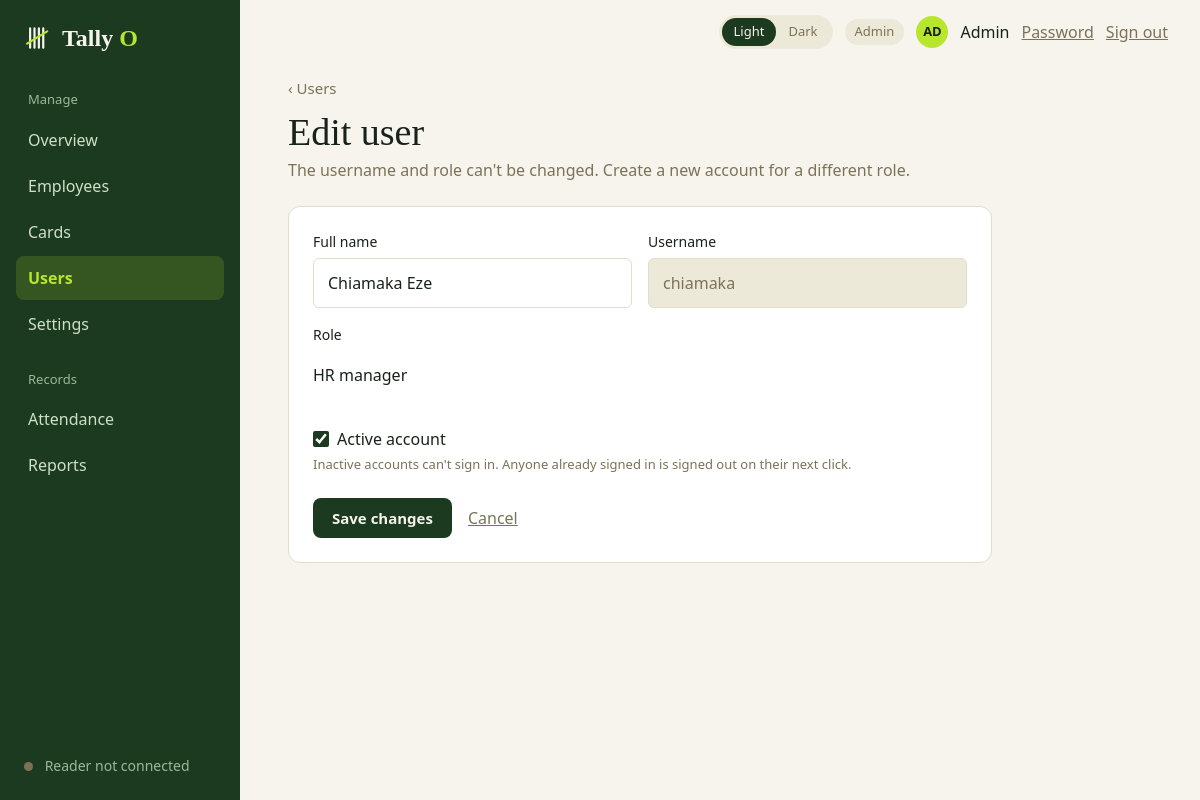
Screenshot of /admin/users/50/edit (signed in) with the database file from the repository.
### tables this page shows
CREATE TABLE users (
    id            INTEGER PRIMARY KEY,
    username      TEXT    NOT NULL UNIQUE COLLATE NOCASE,  -- employees use their code
    full_name     TEXT    NOT NULL,
    role          TEXT    NOT NULL CHECK (role IN ('admin', 'hr', 'employee')),
    password_hash TEXT    NOT NULL,
    employee_id   INTEGER UNIQUE REFERENCES employees(id),
    is_active     INTEGER NOT NULL DEFAULT 1 CHECK (is_active IN (0, 1)),
    must_change_password INTEGER NOT NULL DEFAULT 0 CHECK (must_change_password IN (0, 1)),
    last_login_at TEXT,
    -- an employee account must point at an employee; the others must not
    CHECK ((role = 'employee') = (employee_id IS NOT NULL))
);

### admin.py (the view, shortened to what this page needs)
@bp.route("/users/<int:user_id>/edit", methods=["GET", "POST"])
@admin_only
def user_edit(user_id):
    conn = db.get_db()
    user = queries.get_user(conn, user_id)
    if user is None or user["role"] == "employee":
        abort(404)
    values = {"full_name": user["full_name"], "username": user["username"], "role": user["role"],
              "is_active": bool(user["is_active"])}
    return _user_form(False, values, {}, user)

### admin.py (called while the page is built)
def _user_form(creating, values, errors, user=None, error=None, status=200):
    return render_template("admin_user_form.html", creating=creating, values=values, errors=errors,
                           user=user, error=error, roles=user_service.STAFF_ROLES,
                           **shell_context("Users")), status

### app.py (called while the page is built)
@app.context_processor
def inject_globals():
    return {"APP_NAME": APP_NAME, "APP_TAGLINE": APP_TAGLINE,
            "csrf_token": auth.csrf_token, "safe_url": safe_url,
            "reader": reader.status(db.get_db())}

@app.after_request
def no_store_when_signed_in(response):
    if "user" in session and request.endpoint != "static":
        response.headers["Cache-Control"] = "no-store"
    return response

### auth.py (called while the page is built)
def csrf_token():
    if "csrf" not in session:
        session["csrf"] = secrets.token_hex(16)
    return session["csrf"]

def login_required(view):
    @wraps(view)
    def wrapped(*args, **kwargs):
        user = session.get("user")
        if not user:
            return redirect(url_for("auth.login"))
        row = get_db().execute("SELECT is_active, must_change_password FROM users WHERE id = ?",
                               (user["id"],)).fetchone()
        if row is None or not row["is_active"]:       # deactivated since they signed in
            session.clear()
            return redirect(url_for("auth.login"))
        if row["must_change_password"] and request.endpoint not in ("account.password", "auth.logout"):
            return redirect(url_for("account.password"))
        return view(*args, **kwargs)
    return wrapped

def role_required(*roles):
    def decorator(view):
        @wraps(view)
        @login_required
        def wrapped(*args, **kwargs):
            if session["user"]["role"] not in roles:
                abort(403)
            return view(*args, **kwargs)
        return wrapped
    return decorator

### db.py (called while the page is built)
def connect(path=DEFAULT_DB):
    Path(path).parent.mkdir(parents=True, exist_ok=True)
    conn = sqlite3.connect(str(path), isolation_level=None, timeout=10)  # we run transactions ourselves
    conn.row_factory = sqlite3.Row            # rows behave like dicts: row["name"]
    conn.execute("PRAGMA foreign_keys = ON")  # SQLite ignores foreign keys unless asked
    try:
        conn.execute("PRAGMA journal_mode = DELETE")
    except sqlite3.OperationalError:
        pass                                  # busy right now; the setting is applied on a later connection
    return conn

### templates/admin_user_form.html (shortened to what this page needs)
{% extends "app_shell.html" %}
{% from "partials/forms.html" import text_field %}
{% block content %}
  <a class="back muted" href="{{ url_for('admin.users') }}">‹ Users</a>
  <h1 class="page-title mt-3">{{ 'Add user' if creating else 'Edit user' }}</h1>
  <p class="muted mt-1">
    {% if creating %}They get a temporary password, shown once, and must choose their own when they first sign in.
    {% else %}The username and role can't be changed. Create a new account for a different role.{% endif %}
  </p>
  <form class="card card-pad form-card mt-5" method="post" novalidate>
    <div class="form-grid">
      {{ text_field('full_name', 'Full name', values, errors) }}
      {{ text_field('username', 'Username', values, errors, readonly=not creating,
                    hint='Lowercase, used to sign in. Can\'t be changed later.' if creating else '',
                    attrs='autocomplete="off" autocapitalize="none" spellcheck="false"') }}
      {% if creating %}
        <label class="field">
          <span class="field-label">Role</span>
          <select class="input" name="role" {% if 'role' in errors %}aria-invalid="true"{% endif %}>
            {% for key, label in roles.items() %}
              <option value="{{ key }}" {% if values.role == key %}selected{% endif %}>{{ label }}</option>
            {% endfor %}
          </select>
          {% if 'role' in errors %}<span class="field-error">{{ errors.role }}</span>{% endif %}
        </label>
      {% else %}
        <div class="field"><span class="field-label">Role</span><div class="static-value">{{ roles[values.role] }}</div></div>
      {% endif %}
    </div>
    {% if not creating %}
      <label class="check-line mt-3">
        <input type="checkbox" name="is_active" {% if values.is_active %}checked{% endif %}> Active account
      </label>
      <p class="hint">Inactive accounts can't sign in. Anyone already signed in is signed out on their next click.</p>
    {% endif %}
    <div class="form-actions">
      <button class="btn" type="submit">{{ 'Add user' if creating else 'Save changes' }}</button>
      <a class="muted" href="{{ url_for('admin.users') }}">Cancel</a>
    </div>
  </form>
{% endblock %}

### templates/partials/forms.html (shortened to what this page needs)
{% macro text_field(name, label, values, errors, type='text', hint='', readonly=false, list='', attrs='', placeholder='') %}
  <label class="field">
    <span class="field-label">{{ label }}</span>
    <input class="input" type="{{ type }}" name="{{ name }}" value="{{ values.get(name, '') }}"
           {% if readonly %}readonly{% endif %} {% if list %}list="{{ list }}"{% endif %}
           {% if placeholder %}placeholder="{{ placeholder }}"{% endif %} {{ attrs|safe }}
           {% if name in errors %}aria-invalid="true" aria-describedby="err-{{ name }}"{% endif %}>
  </label>
{% endmacro %}

### static/css/base.css (style rules this page uses)
:root { --font-sans: Calibri, Carlito, "Segoe UI", system-ui, -apple-system, sans-serif; --font-serif: Charter, "Bitstream Charter", "Sitka Text", Cambria, Georgia, serif; --space-1: 0.25rem; --space-2: 0.5rem; --space-3: 0.75rem; --space-4: 1rem; --space-5: 1.5rem; --space-6: 2rem; --space-7: 3rem; --radius-sm: 6px; --radius-md: 8px; --radius-lg: 12px; --radius-pill: 999px; --sidebar-width: 240px; }
:root, html[data-theme="light"] { color-scheme: light; --bg: #F6F4EC; --surface: #FFFFFF; --text: #17221A; --muted: #7C7258; --subtle: #5C6558; --line: #E3DEC9; --soft: #EDE9D8; --primary: #1B3A1F; --on-primary: #F6F4EC; --accent: #B8E62E; --on-accent: #17200A; --link: #1B3A1F; --brand-accent: #7DB82A; --ring: rgba(27, 58, 31, 0.25); --ok-bg: #E3F2BC; --ok-fg: #2E4A0B; --late-bg: #F8E7BE; --late-fg: #6B4A08; --bad-bg: #F4DAD2; --bad-fg: #7A2E22; --sidebar-bg: #1B3A1F; --sidebar-text: #CFE0C8; --sidebar-muted: #9DB89B; --sidebar-active-bg: rgba(184, 230, 46, 0.16); --sidebar-active-text: #B8E62E; }
*, *::before, *::after { box-sizing: border-box; }
* { margin: 0; }
html { -webkit-text-size-adjust: 100%; }
body { font-family: var(--font-sans); font-size: 1rem; line-height: 1.5; color: var(--text); background: var(--bg); -webkit-font-smoothing: antialiased; }
button, input, select, textarea { font: inherit; color: inherit; }
a { color: var(--link); }
.page-title { font-family: var(--font-serif); font-weight: 400; font-size: 2.375rem; line-height: 1.1; }
.muted { color: var(--muted); }
.btn { display: inline-flex; align-items: center; justify-content: center; gap: var(--space-2); padding: 0.625rem 1.125rem; border: 1px solid transparent; border-radius: var(--radius-md); background: var(--primary); color: var(--on-primary); font-size: 0.9375rem; font-weight: 700; line-height: 1.2; text-decoration: none; cursor: pointer; }
.card { background: var(--surface); border: 1px solid var(--line); border-radius: var(--radius-lg); }
.card-pad { padding: var(--space-5); }
.field { display: block; margin-bottom: var(--space-4); }
.field-label { display: block; margin-bottom: 0.375rem; font-size: 0.875rem; }
.hint { display: block; margin-top: var(--space-1); font-size: 0.8125rem; color: var(--muted); }
.input { width: 100%; padding: 0.75rem 0.875rem; background: var(--surface); border: 1px solid var(--line); border-radius: var(--radius-sm); }
.mt-1 { margin-top: var(--space-1); }
.mt-3 { margin-top: var(--space-3); }

### static/css/dashboard.css (style rules this page uses)
.mt-5 { margin-top: var(--space-5); }
.back { font-size: 0.9375rem; text-decoration: none; }
.form-card { max-width: 44rem; }
.form-grid { display: grid; grid-template-columns: repeat(auto-fit, minmax(15rem, 1fr)); gap: 0 var(--space-4); }
.input[readonly] { background: var(--soft); color: var(--muted); }
.check-line { display: flex; align-items: center; gap: var(--space-2); cursor: pointer; }
.check-line input { width: 1rem; height: 1rem; accent-color: var(--primary); }
.form-actions { display: flex; align-items: center; gap: var(--space-4); margin-top: var(--space-5); }
.static-value { padding: 0.75rem 0; color: var(--text); }
:root, html[data-theme="light"] { --chart-ok: #7DB82A; --chart-low: #E2A52B; }

### rows the page displays
users: full_name "Chiamaka Eze", username "chiamaka", role "HR manager", is_active "☑"

### other values shown
{{ APP_NAME[:-1] }} "Tally"
{{ APP_NAME[-1]|upper }} "O"
{{ group.label }} "Manage" "Records"
{{ link.name }} "Overview" "Employees" "Cards" "Users" "Settings" "Attendance" "Reports"
{{ reader.label }} "Reader not connected"
{{ role_label }} "Admin"
{{ user_initials }} "AD"
{{ user_name }} "Admin"
{{ 'Add user' if creating else 'Edit user' }} "Edit user"
{{ label }} "Full name Username"
{{ 'Add user' if creating else 'Save changes' }} "Save changes"
